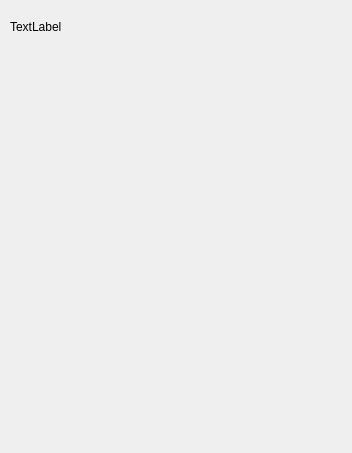
<?xml version="1.0" encoding="UTF-8"?>
<ui version="4.0">
 <class>AngKReportWidget</class>
 <widget class="QWidget" name="AngKReportWidget">
  <property name="geometry">
   <rect>
    <x>0</x>
    <y>0</y>
    <width>352</width>
    <height>453</height>
   </rect>
  </property>
  <property name="windowTitle">
   <string>AngKReportWidget</string>
  </property>
  <layout class="QHBoxLayout" name="horizontalLayout">
   <property name="spacing">
    <number>0</number>
   </property>
   <property name="leftMargin">
    <number>0</number>
   </property>
   <property name="topMargin">
    <number>0</number>
   </property>
   <property name="rightMargin">
    <number>0</number>
   </property>
   <property name="bottomMargin">
    <number>0</number>
   </property>
   <item>
    <widget class="QWidget" name="bgWidget" native="true">
     <layout class="QVBoxLayout" name="verticalLayout_2">
      <property name="spacing">
       <number>0</number>
      </property>
      <property name="leftMargin">
       <number>10</number>
      </property>
      <property name="topMargin">
       <number>15</number>
      </property>
      <property name="rightMargin">
       <number>10</number>
      </property>
      <property name="bottomMargin">
       <number>19</number>
      </property>
      <item>
       <widget class="QLabel" name="label">
        <property name="minimumSize">
         <size>
          <width>0</width>
          <height>24</height>
         </size>
        </property>
        <property name="maximumSize">
         <size>
          <width>16777215</width>
          <height>24</height>
         </size>
        </property>
        <property name="text">
         <string>TextLabel</string>
        </property>
       </widget>
      </item>
      <item>
       <widget class="QWidget" name="widget" native="true">
        <layout class="QVBoxLayout" name="verticalLayout">
         <property name="spacing">
          <number>26</number>
         </property>
         <property name="leftMargin">
          <number>1</number>
         </property>
         <property name="topMargin">
          <number>13</number>
         </property>
         <item>
          <widget class="CurrentProgressWgt" name="currentProgress" native="true">
           <property name="maximumSize">
            <size>
             <width>16777215</width>
             <height>120</height>
            </size>
           </property>
          </widget>
         </item>
         <item>
          <widget class="YieldRateWgt" name="yieldRate" native="true">
           <property name="maximumSize">
            <size>
             <width>16777215</width>
             <height>120</height>
            </size>
           </property>
          </widget>
         </item>
         <item>
          <widget class="WarningWgt" name="warningWgt" native="true">
           <property name="maximumSize">
            <size>
             <width>16777215</width>
             <height>120</height>
            </size>
           </property>
          </widget>
         </item>
        </layout>
       </widget>
      </item>
     </layout>
    </widget>
   </item>
  </layout>
 </widget>
 <layoutdefault spacing="6" margin="11"/>
 <customwidgets>
  <customwidget>
   <class>CurrentProgressWgt</class>
   <extends>QWidget</extends>
   <header>currentprogresswgt.h</header>
   <container>1</container>
  </customwidget>
  <customwidget>
   <class>YieldRateWgt</class>
   <extends>QWidget</extends>
   <header>yieldratewgt.h</header>
   <container>1</container>
  </customwidget>
  <customwidget>
   <class>WarningWgt</class>
   <extends>QWidget</extends>
   <header>warningwgt.h</header>
   <container>1</container>
  </customwidget>
 </customwidgets>
 <resources/>
 <connections/>
</ui>
